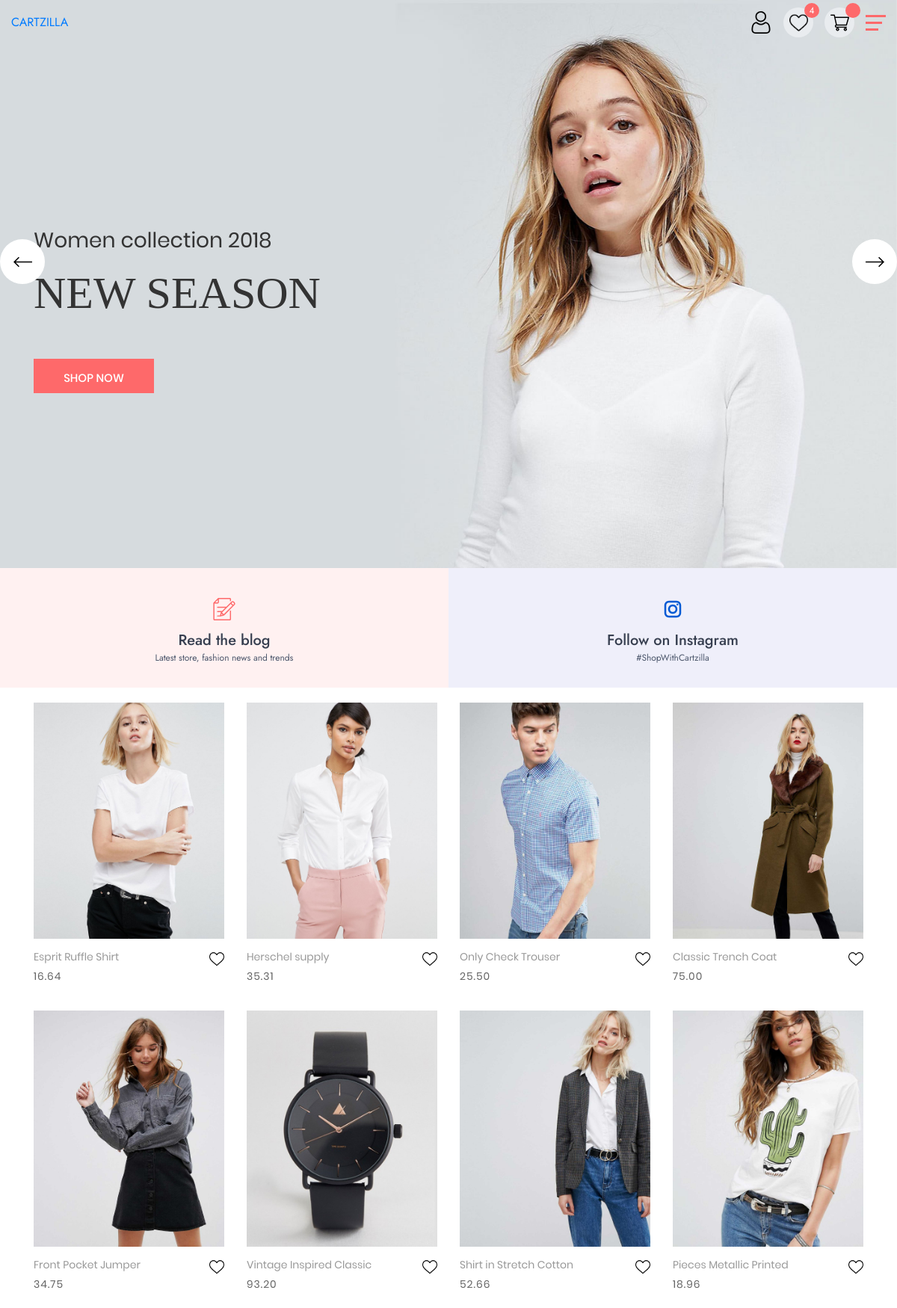
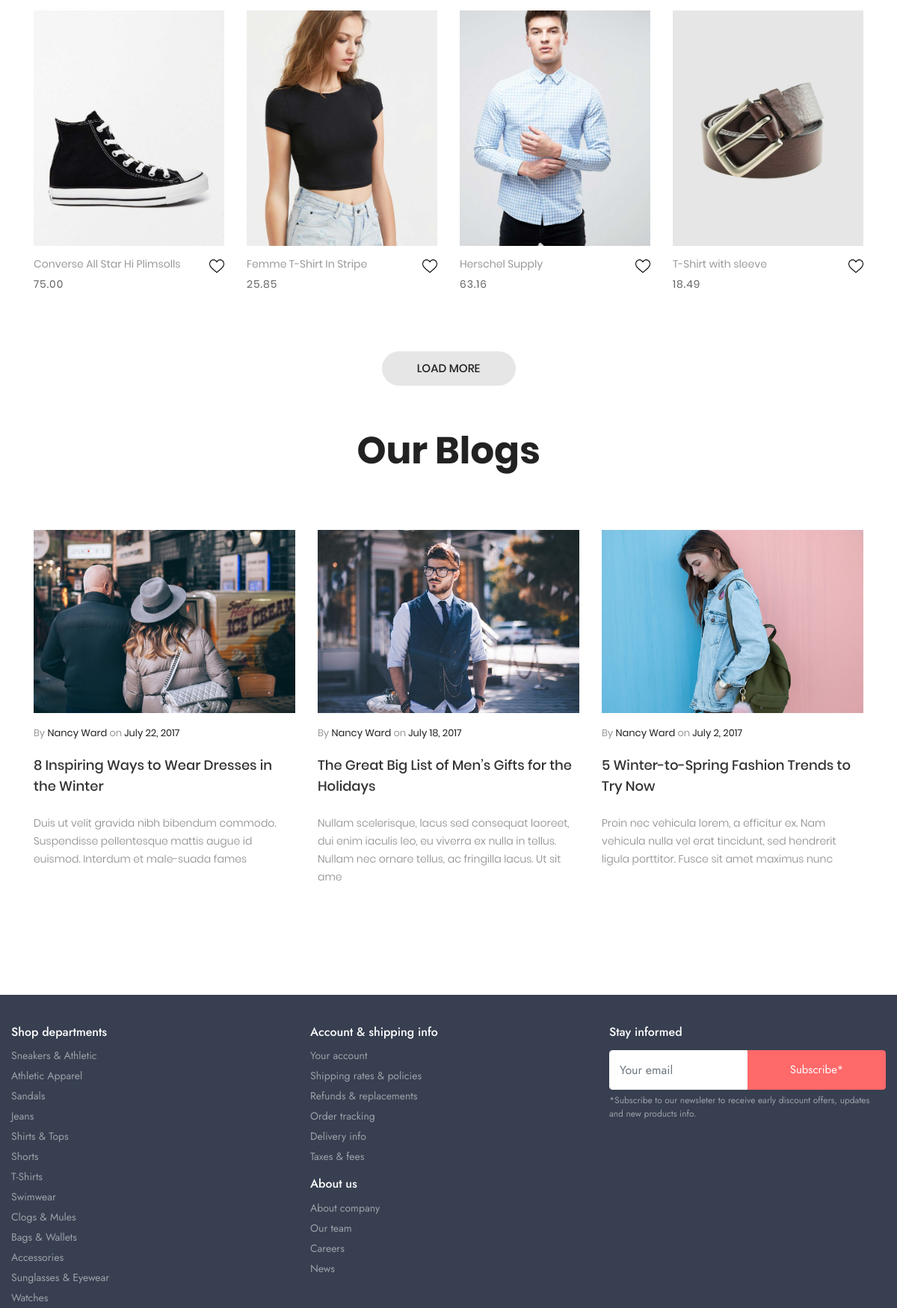
The page / (upper part) on the database its author committed (2 pictures, top to bottom).
### tables this page shows
CREATE TABLE IF NOT EXISTS `slider` (
  `slider_id` mediumint(8) UNSIGNED NOT NULL AUTO_INCREMENT,
  `slider_image` varchar(100) NOT NULL,
  `text-1` varchar(60) NOT NULL,
  `text-2` varchar(60) NOT NULL,
  `text-3` varchar(20) NOT NULL,
  `anime-1` varchar(20) NOT NULL,
  `anime-2` varchar(20) NOT NULL,
  `anime-3` varchar(20) NOT NULL,
  PRIMARY KEY (`slider_id`)
);

CREATE TABLE IF NOT EXISTS `products` (
  `product_id` mediumint(8) UNSIGNED NOT NULL AUTO_INCREMENT,
  `product_name` varchar(100) NOT NULL,
  `price` text NOT NULL,
  `total_stock` int(11) NOT NULL,
  `product_image` varchar(100) NOT NULL,
  `category_id` int(11) NOT NULL,
  `short_description` text NOT NULL,
  `product_image2` varchar(100) DEFAULT NULL,
  `product_image3` varchar(100) DEFAULT NULL,
  PRIMARY KEY (`product_id`)
);

### Connection.php (called while the page is built, shortened)
<?php
    class DbConnection{
        private $host = 'localhost';
        private $username = 'root';
        private $password = '';
        private $database = 'cartzilla';
        protected $connection;
        public function __construct(){
            if (!isset($this->connection)):
                $this->connection = new mysqli(
                    $this->host,
                    $this->username,
                    $this->password,
                    $this->database
                );
            endif;
            return $this->connection;
        }
    }
?>

### Functions.php (called while the page is built, shortened)
<?php
	include 'Connection.php';
	class User extends DbConnection{
        public function query($sql){
            $query = $this->connection->query($sql);
            return $query;
        }
    }
?>

### index.php (the view, shortened to what this page needs)
<?php
    include 'layout/header.php';
    include 'Functions.php';
	$user = new User();
?>
	<section class="section-slide">
		<div class="wrap-slick1">
			<div class="slick1">
				<?php
					$query = "SELECT * FROM slider";
					$row = $user->query($query);
					if($row){
						while($array = $row->fetch_array()){
							?>
							<div class="item-slick1" style="background-image: url(images/<?php echo $array[1];?>);">
								<div class="container h-full">
									<div class="flex-col-l-m h-full p-t-100 p-b-30 respon5">
										<div class="layer-slick1 animated visible-false" data-appear="<?php echo $array[5]; ?>" data-delay="0">
											<span class="ltext-101 cl2 respon2">
												<?php echo $array[2]; ?>
											</span>
										</div>
										<div class="layer-slick1 animated visible-false" data-appear="<?php echo $array[6]; ?>" data-delay="800">
											<h2 class="ltext-201 cl2 p-t-19 p-b-43 respon1">
												<?php echo $array[3]; ?>
											</h2>
										</div>
										<div class="layer-slick1 animated visible-false" data-appear="<?php echo $array[7]; ?>" data-delay="1600">
											<a href="products.php" class="btn btn-primary flex-c-m stext-101 cl0 size-101 bg1 bor1 hov-btn1 p-lr-15 trans-04">
												<?php echo $array[4]; ?>
											</a>
										</div>
									</div>
								</div>
							</div>
							<?php
						}
					}
				?>
			</div>
		</div>
	</section>
<section class="">
    <div class="container-fluid">
        <div class="row">
            <div class="col-xl-6 col-lg-6 col-md-6 col-sm-12 text-center p-b-15 p-t-40 bg-faded-primary">
                <span class="media d-block m-b-15"><img class="w-h-30" src="images/footer/edit.svg"></span>
                <h5>Read the blog</h5>
                <p class="fs-12 m-t--10">Latest store, fashion news and trends</p>
            </div>
            <div class="col-xl-6 col-lg-6 col-md-6 col-sm-12 text-center p-b-15 p-t-40 bg-faded-accent">
                <span class="media d-block m-b-15"><img class="w-h-30" src="images/footer/instagram.svg"></span>
                <h5>Follow on Instagram</h5>
                <p class="fs-12 m-t--10">#ShopWithCartzilla</p>
            </div>
        </div>
    </div>
</section>
<div class="container p-t-20">
	<div class="row" style="">
		<?php
			$query = "SELECT * FROM products LIMIT 16";
			$row = $user->query($query);
			if($row):
				while($array = $row->fetch_array()):
					?>
						<div class="col-sm-6 col-md-4 col-lg-3 p-b-35 isotope-item">
							<div class="block2">
								<div class="block2-pic hov-img0">
									<img class="w-full" src="images/<?php echo $array[4]; ?>" alt="IMG-PRODUCT">
								</div>
								<div class="block2-txt d-flex p-t-14">
										<div class="block2-txt-child1 flex-col-l">
											<a href="product-detail.php?id=<?php echo $array[0]; ?>" class="stext-104 cl4 hov-cl1 trans-04 js-name-b2 p-b-6">
												<?php echo $array[1] ?>
											</a>
											<span class="stext-105 cl3">
												<?php echo $array[2] ?>
											</span>
										</div>
										<div class="block2-txt-child2 flex-r p-t-3">
											<a href="#" class="btn-addwish-b2 dis-block pos-relative js-addwish-b2">
												<img class="w-h-20 icon-heart1 dis-block trans-04" src="images/icon/heart-01.png">
											</a>
										</div>
								</div>
							</div>
						</div>
					<?php
				endwhile;
			endif;
		?>
	</div>
	<div class="flex-c-m flex-w w-full p-t-45">
		<a href="#" class="flex-c-m stext-101 cl5 size-103 bg2 bor1 hov-btn1 p-lr-15 trans-04">
			Load More
		</a>
	</div>
</div>
<section class="sec-blog bg0 p-t-60 p-b-90">
		<div class="container">
			<div class="p-b-66">
				<h3 class="ltext-105 cl5 txt-center respon1">
					Our Blogs
				</h3>
			</div>
			<div class="row">
				<div class="col-sm-6 col-md-4 p-b-40">
					<div class="blog-item">
						<div class="hov-img0">
							<a href="blog-detail.html">
								<img src="images/blog-01.jpg" alt="IMG-BLOG">
							</a>
						</div>
						<div class="p-t-15">
							<div class="stext-107 flex-w p-b-14">
								<span class="m-r-3">
									<span class="cl4">
										By
									</span>
									<span class="cl5">
										Nancy Ward
									</span>
								</span>
								<span>
									<span class="cl4">
										on
									</span>
									<span class="cl5">
										July 22, 2017
									</span>
								</span>
							</div>
							<h4 class="p-b-12">
								<a href="blog-detail.html" class="mtext-101 cl2 hov-cl1 trans-04">
									8 Inspiring Ways to Wear Dresses in the Winter
								</a>
							</h4>
							<p class="stext-108 cl6">
								Duis ut velit gravida nibh bibendum commodo. Suspendisse pellentesque mattis augue id euismod. Interdum et male-suada fames
							</p>
						</div>
					</div>
				</div>
				<div class="col-sm-6 col-md-4 p-b-40">
					<div class="blog-item">
						<div class="hov-img0">
							<a href="blog-detail.html">
								<img src="images/blog-02.jpg" alt="IMG-BLOG">
							</a>
						</div>
						<div class="p-t-15">
							<div class="stext-107 flex-w p-b-14">
								<span class="m-r-3">
									<span class="cl4">
										By
									</span>
									<span class="cl5">
										Nancy Ward
									</span>
								</span>
								<span>
									<span class="cl4">
										on
									</span>
									<span class="cl5">
										July 18, 2017
									</span>
								</span>
							</div>
							<h4 class="p-b-12">
								<a href="blog-detail.html" class="mtext-101 cl2 hov-cl1 trans-04">
									The Great Big List of Men’s Gifts for the Holidays
								</a>
							</h4>
							<p class="stext-108 cl6">
								Nullam scelerisque, lacus sed consequat laoreet, dui enim iaculis leo, eu viverra ex nulla in tellus. Nullam nec ornare tellus, ac fringilla lacus. Ut sit ame
							</p>
						</div>
					</div>
				</div>
				<div class="col-sm-6 col-md-4 p-b-40">
					<div class="blog-item">
						<div class="hov-img0">
							<a href="blog-detail.html">
								<img src="images/blog-03.jpg" alt="IMG-BLOG">
							</a>
						</div>
						<div class="p-t-15">
							<div class="stext-107 flex-w p-b-14">
								<span class="m-r-3">
									<span class="cl4">
										By
									</span>
									<span class="cl5">
										Nancy Ward
									</span>
								</span>
								<span>
									<span class="cl4">
										on
									</span>
									<span class="cl5">
										July 2, 2017
									</span>
								</span>
							</div>
							<h4 class="p-b-12">
								<a href="blog-detail.html" class="mtext-101 cl2 hov-cl1 trans-04">
									5 Winter-to-Spring Fashion Trends to Try Now
								</a>
							</h4>
							<p class="stext-108 cl6">
								Proin nec vehicula lorem, a efficitur ex. Nam vehicula nulla vel erat tincidunt, sed hendrerit ligula porttitor. Fusce sit amet maximus nunc
							</p>
						</div>
					</div>
				</div>
			</div>
		</div>
	</section>
<?php include 'layout/footer.php'; ?>

### css/main.css (style rules this page uses)
.container { max-width: 1380px; }
@media (max-width: 1600px) { .container { max-width: 1200px; } }
.slick-slide { outline: none !important; }
.wrap-slick1 { position: relative; }
.item-slick1 { height: calc(100vh - 40px); background-size: cover; background-repeat: no-repeat; background-position: center center; }
.block2-pic { position: relative; }
.block2-txt-child1 { width: calc(100% - 30px); }
.block2-txt-child2 { width: 30px; }
.cl0 { color: #fff; }
.cl2 { color: #333; }
.cl3 { color: #666; }
.cl4 { color: #999; }
.cl5 { color: #222; }
.cl6 { color: #888; }
.stext-101 { font-family: Poppins-Medium; font-size: 15px; line-height: 1.466667; text-transform: uppercase; }
.stext-104 { font-family: Poppins-Regular; font-size: 14px; line-height: 1.466667; }
.stext-105 { font-family: Poppins-Regular; font-size: 14px; line-height: 1.466667; letter-spacing: 1px; }
.stext-107 { font-family: Poppins-Regular; font-size: 13px; line-height: 1.923; }
.stext-108 { font-family: Poppins-Light; font-size: 14px; line-height: 1.7143; }
.mtext-101 { font-family: Poppins-Medium; font-size: 18px; line-height: 1.333333; }
.ltext-101 { font-family: Poppins-Regular; font-size: 28px; line-height: 1.2857; }
.ltext-105 { font-family: Poppins-Bold; font-size: 50px; line-height: 1.1; }
.ltext-201 { font-family: PlayfairDisplay-Bold; font-size: 60px; line-height: 1.1; text-transform: uppercase; }
.size-101 { min-width: 161px; height: 46px; }
.size-103 { min-width: 179px; height: 46px; }
.bg0 { background-color: #fff; }
.bg1 { background-color: #fe696a; }
.bg2 { background-color: #e6e6e6; }
.bor1 { border-radius: 23px; }
.hov-img0 { display: block; overflow: hidden; }
.hov-img0 img { width: 100%; -webkit-transition: transform 0.9s ease; -o-transition: transform 0.9s ease; -moz-transition: transform 0.9s ease; transition: transform 0.9s ease; }

### css/main-app.css (style rules this page uses)
:root { --bs-blue: #0d6efd; --bs-indigo: #6610f2; --bs-purple: #6f42c1; --bs-pink: #d63384; --bs-red: #dc3545; --bs-orange: #fd7e14; --bs-yellow: #ffc107; --bs-green: #198754; --bs-teal: #20c997; --bs-cyan: #0dcaf0; --bs-white: #fff; --bs-gray: #7d879c; --bs-gray-dark: #373f50; --bs-primary: #fe696a; --bs-accent: #4e54c8; --bs-secondary: #f3f5f9; --bs-success: #42d697; --bs-info: #69b3fe; --bs-warning: #fea569; --bs-danger: #f34770; --bs-light: #fff; --bs-dark: #373f50; --bs-font-sans-serif: "Rubik", sans-serif; --bs-font-monospace: SFMono-Regular, Menlo, Monaco, Consolas, "Liberation Mono", "Courier New", monospace; --bs-gradient: linear-gradient(180deg, rgba(255,255,255,0.15), rgba(255,255,255,0)); }
*,*::before,*::after { -webkit-box-sizing: border-box; -moz-box-sizing: border-box; box-sizing:border-box; }
body { margin:0; font-family:var(--bs-font-sans-serif); font-family: 'Jost', sans-serif; font-size:1rem; font-weight:400; line-height:1.5; color:#4b566b; background-color:#fff; -webkit-text-size-adjust:100%; -webkit-tap-highlight-color:rgba(0,0,0,0); }
h1,.h1,h2,.h2,h3,.h3,h4,.h4,h5,.h5,h6,.h6 { margin-top:0; margin-bottom:.75rem; font-weight:500; line-height:1.2; color:#373f50; }
.w-h-30 { width:30px; height:30px; }
.w-h-20 { width: 20px; height:20px; }
.btn { display:inline-block; font-weight:normal; color:var(--bs-primary); text-align:center; white-space:nowrap; vertical-align:middle; border:1px solid transparent; cursor:pointer; -webkit-user-select:none; -moz-user-select:none; user-select:none; background-color:transparent; padding:14px; font-size:.9375rem; border-radius:0; transition:color 0.50s ease-in-out,background-color 0.25s ease-in-out,border-color 0.25s ease-in-out,box-shadow 0.2s ease-in- }
.btn-primary { color:white; background-color:var(--bs-primary); border:1px solid var(--bs-primary); box-shadow:none; }
.bg-faded-primary { background-color:rgba(254,105,106,0.09); }
.bg-faded-accent { background-color:rgba(78,84,200,0.09); }

### rows shown on the page
slider: slider_image (picture), value "Women collection 2018", value "NEW SEASON", value "SHOP NOW"
products: product_image (picture), product_name "Esprit Ruffle Shirt", price "16.64"
products: product_image (picture), product_name "Herschel supply", price "35.31"
products: product_image (picture), product_name "Only Check Trouser", price "25.50"
products: product_image (picture), product_name "Classic Trench Coat", price "75.00"
products: product_image (picture), product_name "Front Pocket Jumper", price "34.75"
products: product_image (picture), product_name "Vintage Inspired Classic", price "93.20"
products: product_image (picture), product_name "Shirt in Stretch Cotton", price "52.66"
products: product_image (picture), product_name "Pieces Metallic Printed", price "18.96"
products: product_image (picture), product_name "Converse All Star Hi Plimsolls", price "75.00"
products: product_image (picture), product_name "Femme T-Shirt In Stripe", price "25.85"
products: product_image (picture), product_name "Herschel Supply", price "63.16"
products: product_image (picture), product_name "T-Shirt with sleeve", price "18.49"
